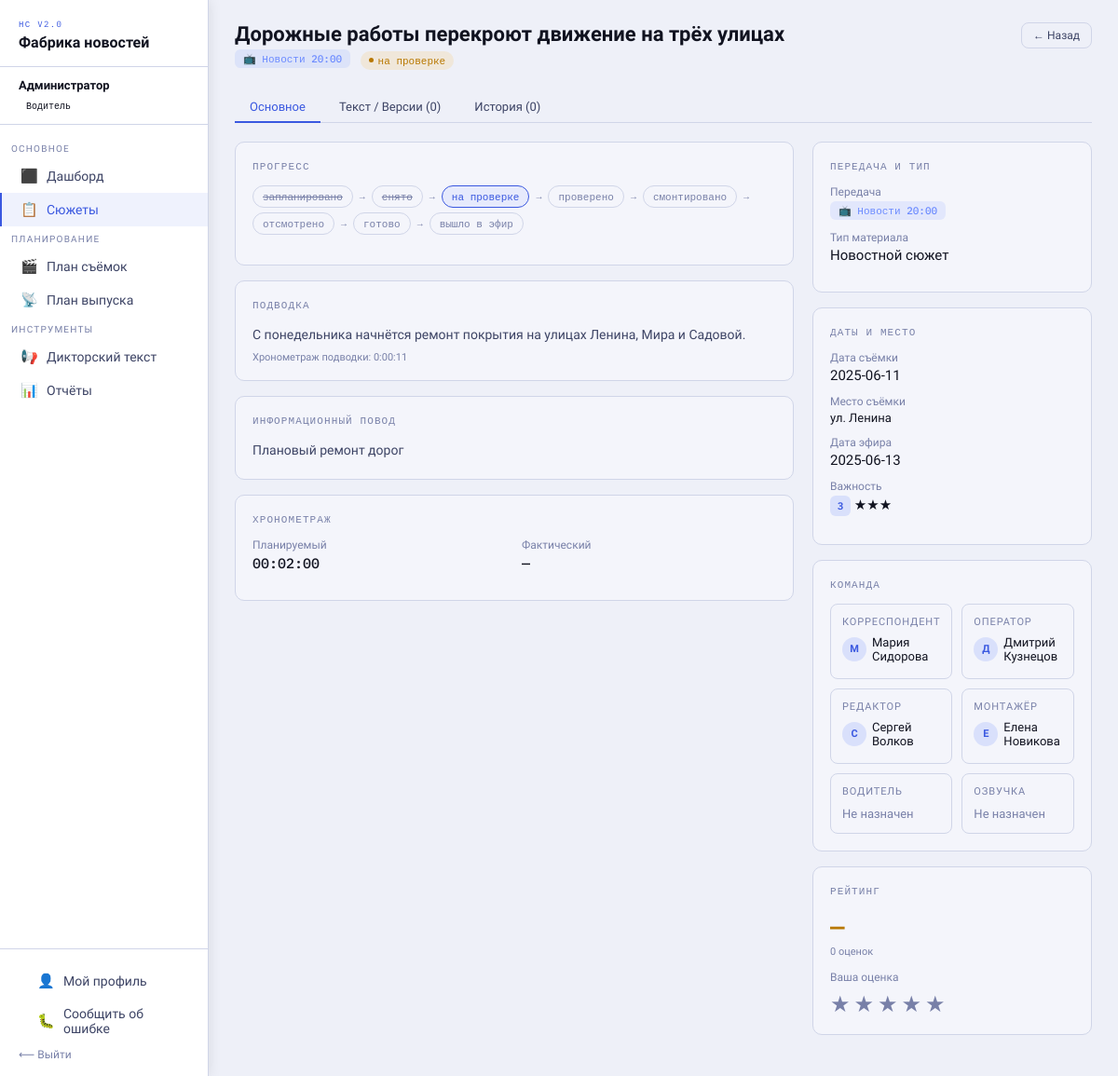
/stories/2 (signed in), run on the app's committed database.
### tables this page shows
CREATE TABLE IF NOT EXISTS users (
  id INT UNSIGNED NOT NULL AUTO_INCREMENT PRIMARY KEY,
  login VARCHAR(60) NOT NULL UNIQUE, password VARCHAR(255) NOT NULL,
  name VARCHAR(120) NOT NULL, role_id TINYINT UNSIGNED NOT NULL,
  is_active TINYINT(1) NOT NULL DEFAULT 1,
  must_change_password TINYINT(1) NOT NULL DEFAULT 0,
  phone VARCHAR(30), position_title VARCHAR(100),
  read_speed DECIMAL(4,2) NOT NULL DEFAULT 0.40,
  created_at DATETIME NOT NULL DEFAULT CURRENT_TIMESTAMP,
  CONSTRAINT fk_users_role FOREIGN KEY (role_id) REFERENCES roles(id)
);

CREATE TABLE IF NOT EXISTS roles (
  id TINYINT UNSIGNED NOT NULL AUTO_INCREMENT PRIMARY KEY,
  slug VARCHAR(30) NOT NULL UNIQUE, label VARCHAR(60) NOT NULL
);

CREATE TABLE IF NOT EXISTS stories (
  id INT UNSIGNED NOT NULL AUTO_INCREMENT PRIMARY KEY,
  title VARCHAR(255) NOT NULL, description TEXT,
  show_id INT UNSIGNED, material_type_id INT UNSIGNED,
  status ENUM('запланировано','снято','на проверке','проверено','смонтировано','отсмотрено','готово','вышло в эфир','отменено') NOT NULL DEFAULT 'запланировано',
  shoot_date DATE, shoot_location VARCHAR(255), info_reason TEXT, air_date DATE,
  importance TINYINT(1) NOT NULL DEFAULT 3,
  duration VARCHAR(10), estimated_duration VARCHAR(10),
  reporter_id INT UNSIGNED, operator_id INT UNSIGNED, editor_id INT UNSIGNED,
  montager_id INT UNSIGNED, driver_id INT UNSIGNED, voiceover_id INT UNSIGNED,
  created_by INT UNSIGNED,
  created_at DATETIME NOT NULL DEFAULT CURRENT_TIMESTAMP,
  updated_at DATETIME NOT NULL DEFAULT CURRENT_TIMESTAMP ON UPDATE CURRENT_TIMESTAMP,
  CONSTRAINT fk_st_show      FOREIGN KEY (show_id)         REFERENCES shows(id) ON DELETE SET NULL,
  CONSTRAINT fk_st_mattype   FOREIGN KEY (material_type_id) REFERENCES material_types(id) ON DELETE SET NULL,
  CONSTRAINT fk_st_reporter  FOREIGN KEY (reporter_id)  REFERENCES users(id) ON DELETE SET NULL,
  CONSTRAINT fk_st_operator  FOREIGN KEY (operator_id)  REFERENCES users(id) ON DELETE SET NULL,
  CONSTRAINT fk_st_editor    FOREIGN KEY (editor_id)    REFERENCES users(id) ON DELETE SET NULL,
  CONSTRAINT fk_st_montager  FOREIGN KEY (montager_id)  REFERENCES users(id) ON DELETE SET NULL,
  CONSTRAINT fk_st_driver    FOREIGN KEY (driver_id)    REFERENCES users(id) ON DELETE SET NULL,
  CONSTRAINT fk_st_voiceover FOREIGN KEY (voiceover_id) REFERENCES users(id) ON DELETE SET NULL,
  CONSTRAINT fk_st_created   FOREIGN KEY (created_by)   REFERENCES users(id) ON DELETE SET NULL,
  INDEX idx_st_status(status), INDEX idx_st_show(show_id),
  INDEX idx_st_shoot(shoot_date), INDEX idx_st_air(air_date)
);

CREATE TABLE IF NOT EXISTS shows (
  id INT UNSIGNED NOT NULL AUTO_INCREMENT PRIMARY KEY,
  name VARCHAR(120) NOT NULL, description TEXT,
  color VARCHAR(20) NOT NULL DEFAULT 'accent', air_time VARCHAR(10),
  created_by INT UNSIGNED, created_at DATETIME NOT NULL DEFAULT CURRENT_TIMESTAMP,
  CONSTRAINT fk_shows_user FOREIGN KEY (created_by) REFERENCES users(id) ON DELETE SET NULL
);

CREATE TABLE IF NOT EXISTS material_types (
  id INT UNSIGNED NOT NULL AUTO_INCREMENT PRIMARY KEY,
  name VARCHAR(80) NOT NULL, slug VARCHAR(40) NOT NULL UNIQUE
);

### views/stories/show.php (the view, shortened to what the rows shown need)
<?php
$SC=['запланировано'=>'s-planned','снято'=>'s-shot','на проверке'=>'s-review','проверено'=>'s-checked','смонтировано'=>'s-edited','отсмотрено'=>'s-viewed','готово'=>'s-ready','вышло в эфир'=>'s-aired','отменено'=>'s-cancelled'];
$COLS=['accent'=>'#6c8bff','purple'=>'#a78bfa','green'=>'#3ecf8e','amber'=>'#f7b731','red'=>'#f06b6b','teal'=>'#2dd4bf'];
$canAs=Auth::hasRole(['coordinator','editor','admin']);
$flow=array_values(array_filter(StoryModel::STATUSES,fn($s)=>$s!=='отменено'));
$curIdx=array_search($story['status'],array_values($flow));
$myR=0;foreach($story['ratings'] as $r){if($r['user_id']==$user['id']){$myR=(int)$r['rating'];break;}}
function chrF($t){$v=preg_match_all('/[аеёиоуыэюяaeiou]/iu',$t);$s=(int)round($v*0.4);return sprintf('%d:%02d:%02d',floor($s/3600),floor(($s%3600)/60),$s%60);}
function shB($s,$C){if(!$s['show_id'])return'<span class="text-dim">Не указана</span>';$c=$C[$s['show_color']??'accent']??'#a78bfa';return"<span class='show-badge' style='background:{$c}22;color:{$c}'>📺 ".Input::e($s['show_name']).'</span>';}
function tmR($story,$users,$key,$label,$canAs,$teamMembers=[]){
    $primaryId  = $story[$key.'_id'] ?? null;
    $primaryName= $story[$key.'_name'] ?? null;
    $allMembers = $teamMembers[$key] ?? [];
    $shown = [];
    if($primaryId){
        $shown[$primaryId] = ['id'=>$primaryId,'name'=>$primaryName??''];
    }
    $roleMap=['reporter'=>['reporter'],'operator'=>['operator'],'editor'=>['editor','coordinator'],
              'montager'=>['montager'],'driver'=>['driver'],'voiceover'=>['reporter','coordinator']];
    $selHtml='';
    $avatarsHtml='';
    if(empty($shown)){
        $avatarsHtml='<span style="font-size:13px;color:var(--text3)">Не назначен</span>';
    } else {
        foreach($shown as $m){
            $ini=mb_strtoupper(mb_substr($m['name'],0,1,'UTF-8'),'UTF-8');
            $avatarsHtml.='<div style="display:flex;align-items:center;gap:6px;margin-bottom:4px">'
                .'<div style="width:26px;height:26px;border-radius:50%;background:rgba(108,139,255,.2);'
                .'color:var(--accent);display:flex;align-items:center;justify-content:center;'
                .'font-size:11px;font-weight:700;flex-shrink:0">'.$ini.'</div>'
                .'<span style="font-size:13px;font-weight:500">'.Input::e($m['name']).'</span>'
                .'</div>';
        }
    }
    return '<div style="background:var(--bg3);border:1px solid var(--border);border-radius:8px;padding:12px">'
        .'<div style="font-size:11px;color:var(--text3);text-transform:uppercase;letter-spacing:.08em;margin-bottom:8px">'.$label.'</div>'
        .$avatarsHtml
        .$selHtml
        .'</div>';
}
?>
<div class="page-header">
  <div>
    <div class="page-title"><?=Input::e($story['title'])?></div>
    <div class="page-subtitle"><?=shB($story,$COLS)?> &nbsp; <span class="status-badge <?=$SC[$story['status']]??''?>"><?=Input::e($story['status'])?></span></div>
  </div>
  <div style="display:flex;gap:8px;flex-wrap:wrap">
    <a href="/stories" class="btn btn-ghost btn-sm">← Назад</a>
  </div>
</div>
<div class="page-body">
<div data-tabs>
<div class="tabs" id="detail-tabs">
  <button class="tab-btn active">Основное</button>
  <button class="tab-btn">Текст / Версии (<?=count($story['versions'])?>)</button>
  <button class="tab-btn">История (<?=count($story['logs'])?>)</button>
</div>
<div class="tab-pane active">
<div class="detail-grid">
<div>
  <div class="detail-card">
    <div class="detail-card-title">Прогресс</div>
    <div class="status-flow"><?php $i=0;foreach($flow as $st): ?><span class="status-step <?=$i<$curIdx?'done':($i==$curIdx?'current':'')  ?>"><?=Input::e($st)?></span><?php if($i<count($flow)-1): ?><span class="status-arrow">→</span><?php endif;$i++; endforeach; ?></div>
  </div>
  <div class="detail-card">
    <div class="detail-card-title">Подводка</div>
    <div style="font-size:14px;color:var(--text2);line-height:1.7"><?=$story['description']?nl2br(Input::e($story['description'])):'<i class="text-dim">Нет подводки</i>'?></div>
    <?php if($story['description']): ?><div style="font-size:11px;color:var(--text3);margin-top:6px">Хронометраж подводки: <?=chrF($story['description'])?></div><?php endif; ?>
  </div>
  <?php if($story['info_reason']): ?>
  <div class="detail-card">
    <div class="detail-card-title">Информационный повод</div>
    <div style="font-size:14px;color:var(--text2);line-height:1.7"><?=nl2br(Input::e($story['info_reason']))?></div>
  </div>
  <?php endif; ?>
  <div class="detail-card">
    <div class="detail-card-title">Хронометраж</div>
    <div style="display:grid;grid-template-columns:1fr 1fr;gap:16px">
      <div class="detail-field"><div class="detail-label">Планируемый</div><div class="detail-value mono"><?=Input::e($story['estimated_duration']??'—')?></div></div>
      <div class="detail-field"><div class="detail-label">Фактический</div><div class="detail-value mono"><?=Input::e($story['duration']??'—')?></div></div>
    </div>
  </div>
</div>
<div>
  <div class="detail-card">
    <div class="detail-card-title">Передача и тип</div>
    <div class="detail-field"><div class="detail-label">Передача</div><?=shB($story,$COLS)?></div>
    <div class="detail-field"><div class="detail-label">Тип материала</div><div class="detail-value"><?=Input::e($story['material_type_name']??'—')?></div></div>
  </div>
  <div class="detail-card">
    <div class="detail-card-title">Даты и место</div>
    <div class="detail-field"><div class="detail-label">Дата съёмки</div><div class="detail-value"><?=Input::e($story['shoot_date']??'—')?></div></div>
    <?php if($story['shoot_location']): ?><div class="detail-field"><div class="detail-label">Место съёмки</div><div class="detail-value" style="font-size:13px"><?=Input::e($story['shoot_location'])?></div></div><?php endif; ?>
    <div class="detail-field"><div class="detail-label">Дата эфира</div><div class="detail-value"><?=Input::e($story['air_date']??'—')?></div></div>
    <div class="detail-field"><div class="detail-label">Важность</div><div class="detail-value"><span class="bi bi<?=(int)$story['importance']?>"><?=(int)$story['importance']?></span> <?=str_repeat('★',(int)$story['importance'])?></div></div>
  </div>
  <div class="detail-card">
    <div class="detail-card-title">Команда</div>
    <div style="display:grid;grid-template-columns:1fr 1fr;gap:10px;align-items:start">
      <?=tmR($story,$users,'reporter','Корреспондент',$canAs,$teamMembers??[])?>
      <?=tmR($story,$users,'operator','Оператор',$canAs,$teamMembers??[])?>
      <?=tmR($story,$users,'editor','Редактор',$canAs,$teamMembers??[])?>
      <?=tmR($story,$users,'montager','Монтажёр',$canAs,$teamMembers??[])?>
      <?=tmR($story,$users,'driver','Водитель',$canAs,$teamMembers??[])?>
      <?=tmR($story,$users,'voiceover','Озвучка',$canAs,$teamMembers??[])?>
    </div>
  </div>
  <div class="detail-card">
    <div class="detail-card-title">Рейтинг</div>
    <div style="font-size:26px;font-family:var(--mono);font-weight:600;color:var(--amber)"><span id="avg-rating-<?=$story['id']?>"><?=$story['avg_rating']?number_format((float)$story['avg_rating'],1):'—'?></span></div>
    <div style="font-size:11px;color:var(--text3);margin-top:4px"><?=(int)$story['rating_count']?> оценок</div>
    <div style="margin-top:14px"><div class="detail-label" style="margin-bottom:8px">Ваша оценка</div>
    <div class="stars-input" data-story-stars data-story-id="<?=$story['id']?>" data-current="<?=$myR?>">
      <?php for($i=1;$i<=5;$i++): ?><span class="star-icon <?=$i<=$myR?'filled':'empty'?>">★</span><?php endfor; ?>
    </div></div>
  </div>
</div>
</div>
</div>
</div>
</div>

### src/Core/Router.php (shortened to what the rows shown need)
<?php
class Router
{
    private array $routes = [];
    public function get(string $path, array $handler): void
    {
        $this->routes[] = ['GET', $path, $handler];
    }
    public function post(string $path, array $handler): void
    {
        $this->routes[] = ['POST', $path, $handler];
    }
    public function dispatch(string $method, string $uri): void
    {
        $uri = parse_url($uri, PHP_URL_PATH);
        $uri = '/' . trim($uri, '/');
        foreach ($this->routes as [$routeMethod, $pattern, $handler]) {
            if ($routeMethod !== $method) continue;
            $regex = preg_replace('/\{([a-z_]+)\}/', '(?P<$1>[^/]+)', $pattern);
            $regex = '#^' . $regex . '$#';
            if (preg_match($regex, $uri, $matches)) {
                $params = array_filter($matches, 'is_string', ARRAY_FILTER_USE_KEY);
                [$class, $action] = $handler;
                $controller = new $class();
                $controller->$action($params);
                return;
            }
        }
    }
}

### views/shared/layout.php (shortened to what the rows shown need)
<?php
$appCfg=require ROOT.'/config/app.php';
$cu=Auth::user();$cr=$cu['role']??'';
$allRoles=Auth::roles();
$isAdmin=in_array('admin',$allRoles,true)||$cr==='admin'||($_SESSION['user_role']??'')==='admin';
$RL=['admin'=>'Администратор','coordinator'=>'Координатор','reporter'=>'Корреспондент',
     'editor'=>'Редактор','operator'=>'Оператор','montager'=>'Монтажёр',
     'release'=>'Выпускающий редактор','driver'=>'Водитель'];
?><!DOCTYPE html>
<html lang="ru" id="html-root">
<head>
<link rel="stylesheet" href="/css/app.css">
</head>
<body>
<div class="app-wrap">
<aside class="sidebar">
  <div class="sidebar-logo">
    <div class="logo-tag">НС v2.0</div>
    <div class="logo-name"><?=Input::e($appCfg['name'])?></div>
  </div>
  <div class="sidebar-user">
    <div class="user-name"><?=Input::e($cu['name'])?></div>
    <span class="role-badge role-<?=Input::e($cr)?>"><?=Input::e($RL[$cr]??$cr)?></span>
  </div>
  <nav class="sidebar-nav">
    <div class="nav-section">Основное</div>
    <a class="nav-item <?=$_SERVER['REQUEST_URI']==='/'?'active':''?>" href="/"><span class="nav-icon">⬛</span> Дашборд</a>
    <?php if($isAdmin): ?>
      <div class="nav-section">Администрирование</div>
      <a class="nav-item <?=str_starts_with($_SERVER['REQUEST_URI'],'/admin/users')?'active':''?>" href="/admin/users"><span class="nav-icon">👥</span> Сотрудники</a>
      <a class="nav-item <?=str_starts_with($_SERVER['REQUEST_URI'],'/admin/shows')?'active':''?>" href="/admin/shows"><span class="nav-icon">📺</span> Передачи</a>
      <a class="nav-item <?=str_starts_with($_SERVER['REQUEST_URI'],'/admin/material-types')?'active':''?>" href="/admin/material-types"><span class="nav-icon">🗂</span> Типы материалов</a>
      <div class="nav-section">Просмотр</div>
      <a class="nav-item <?=str_starts_with($_SERVER['REQUEST_URI'],'/stories')?'active':''?>" href="/stories"><span class="nav-icon">📋</span> Сюжеты</a>
      <a class="nav-item <?=str_starts_with($_SERVER['REQUEST_URI'],'/reports')?'active':''?>" href="/reports"><span class="nav-icon">📊</span> Отчёты</a>
    <?php else: ?>
      <a class="nav-item <?=str_starts_with($_SERVER['REQUEST_URI'],'/stories')?'active':''?>" href="/stories"><span class="nav-icon">📋</span> Сюжеты</a>
      <div class="nav-section">Планирование</div>
      <a class="nav-item <?=str_starts_with($_SERVER['REQUEST_URI'],'/shoot-plan')?'active':''?>" href="/shoot-plan"><span class="nav-icon">🎬</span> План съёмок</a>
      <a class="nav-item <?=str_starts_with($_SERVER['REQUEST_URI'],'/air-plan')?'active':''?>" href="/air-plan"><span class="nav-icon">📡</span> План выпуска</a>
      <div class="nav-section">Инструменты</div>
      <a class="nav-item <?=str_starts_with($_SERVER['REQUEST_URI'],'/anchor-text')?'active':''?>" href="/anchor-text"><span class="nav-icon">📢</span> Дикторский текст</a>
      <a class="nav-item <?=str_starts_with($_SERVER['REQUEST_URI'],'/reports')?'active':''?>" href="/reports"><span class="nav-icon">📊</span> Отчёты</a>
    <?php endif; ?>
  </nav>
  <div class="sidebar-bottom">
    <a class="nav-item <?=str_starts_with($_SERVER['REQUEST_URI'],'/profile')?'active':''?>" href="/profile" style="border-left:none"><span class="nav-icon">👤</span> Мой профиль</a>
    <button class="nav-item" style="background:none;border:none;cursor:pointer;text-align:left;color:var(--text2);width:100%;border-left:none;padding:9px 20px;font-family:var(--font);font-size:14px;display:flex;align-items:center;gap:10px"
            onclick="document.getElementById('feedback-modal').classList.add('active')">
      <span class="nav-icon">🐛</span> Сообщить об ошибке
    </button>
    <form method="POST" action="/logout" style="margin:4px 0 0"><?=Input::csrfField()?>
      <button type="submit" class="logout-btn">⟵ Выйти</button>
    </form>
  </div>
</aside>
<main class="main-content">
  <?php require ROOT.'/views/'.$template.'.php'; ?>
</main>
</div>
</body>
</html>

### data on the page
users: name "Администратор", role.label "Водитель"
stories: title "Дорожные работы перекроют движение на трёх улицах", show.name "Новости 20:00 Новости 20:00", status "на проверке", description "С понедельника начнётся ремонт покрытия на улицах Ленина, Мира и Садовой.", description "0:00:11", info_reason "Плановый ремонт дорог", estimated_duration "00:02:00", duration "—", material_type.name "Новостной сюжет", shoot_date "2025-06-11", shoot_location "ул. Ленина", air_date "2025-06-13", importance "3", importance "★★★", reporter.name "М", reporter.name "Мария Сидорова", operator.name "Д", operator.name "Дмитрий Кузнецов", editor.name "С", editor.name "Сергей Волков", montager.name "Е", montager.name "Елена Новикова"

### other printed values
count($story['versions']) "0"
count($story['logs']) "0"
Input::e($st) "запланировано"
Input::e($st) "снято"
Input::e($st) "на проверке"
Input::e($st) "проверено"
Input::e($st) "смонтировано"
Input::e($st) "отсмотрено"
Input::e($st) "готово"
Input::e($st) "вышло в эфир"
$label "КОРРЕСПОНДЕНТ ОПЕРАТОР РЕДАКТОР МОНТАЖЁР ВОДИТЕЛЬ ОЗВУЧКА"
$story['rating_count'] "0"
